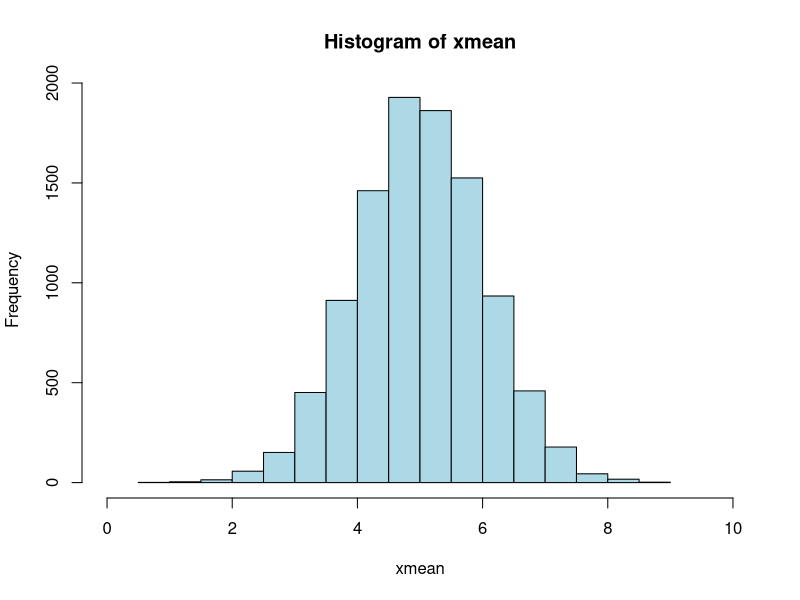
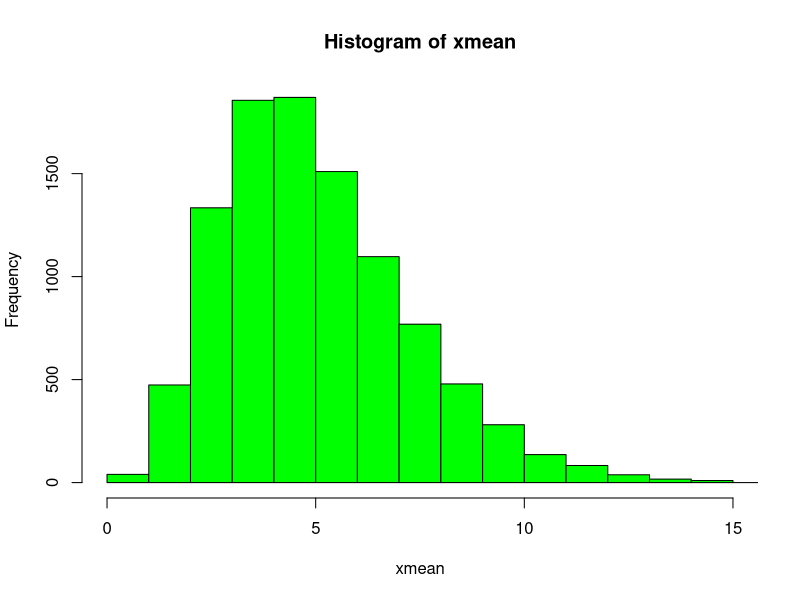
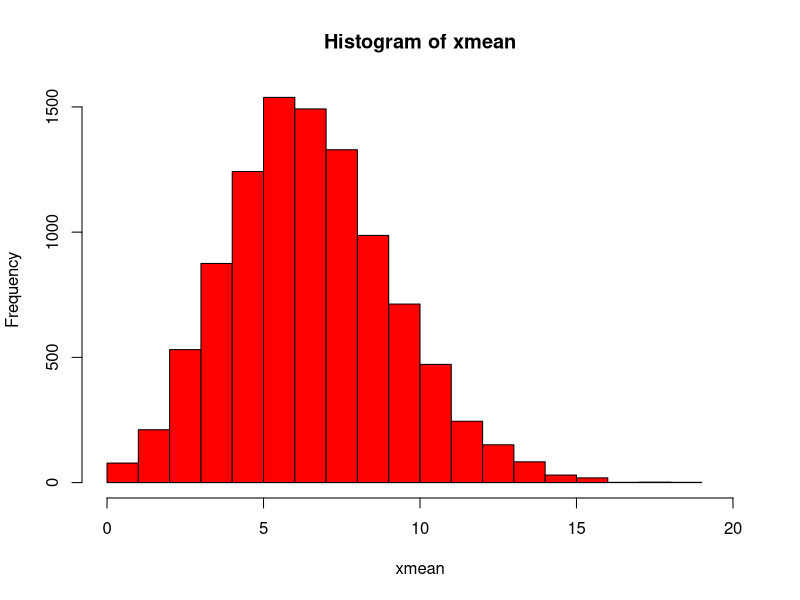

The R script that drew these images, in order:
#####################################################
#
# The Central Limit Theorem 
# Via simulation
#
#####################################################

# We want to understnad the properties of the sample 
# mean for varying sample sizes.

nSamp <- 1
nSim <- 10000

# Create a container
xmean <- rep(0,nSim)
for(i in 1:nSim)
{
  x1 <- rnorm(nSamp, 5, 1) # Draw from population
  xmean[i] <- mean(x1)
}
hist(xmean, xlim = c(0, 10),
     col = 'lightblue')

# Gamm distrivution


nSamp <- 1
nSim <- 10000

# Create a container
xmean <- rep(0,nSim)
for(i in 1:nSim)
{
  x1 <- rgamma(nSamp, 5, 1) # Draw from population
  xmean[i] <- mean(x1)
}
hist(xmean, xlim = c(0, 15),
     col = 'green')

# Poisson


nSamp <- 1
nSim <- 10000

# Create a container
xmean <- rep(0,nSim)
for(i in 1:nSim)
{
  x1 <- rpois(nSamp, 7) # Draw from population
  xmean[i] <- mean(x1)
}
hist(xmean, xlim = c(0, 20),
     col = 'red')